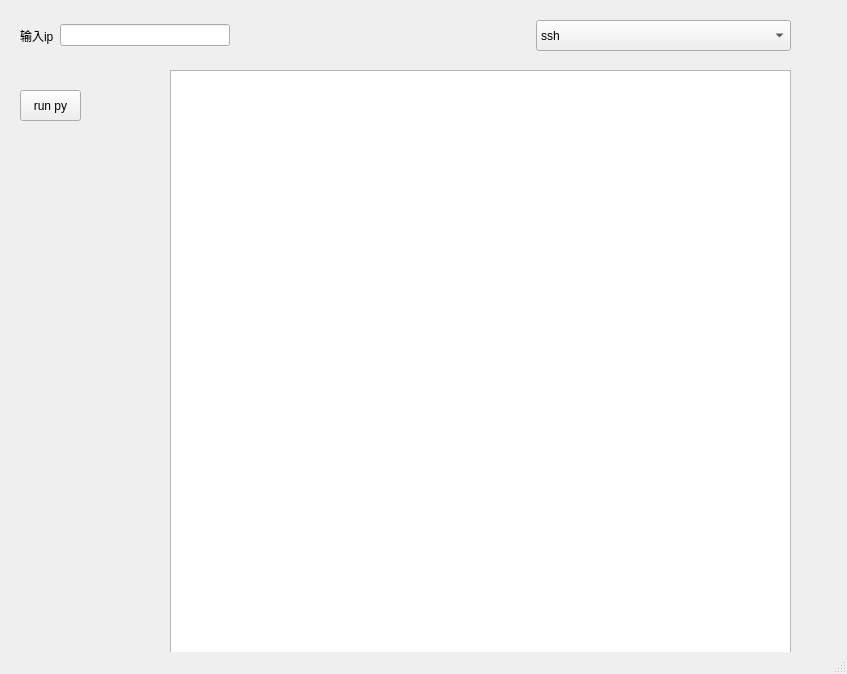
<?xml version="1.0" encoding="UTF-8"?>
<ui version="4.0">
 <class>MainWindow</class>
 <widget class="QMainWindow" name="MainWindow">
  <property name="geometry">
   <rect>
    <x>0</x>
    <y>0</y>
    <width>847</width>
    <height>674</height>
   </rect>
  </property>
  <property name="sizePolicy">
   <sizepolicy hsizetype="Preferred" vsizetype="Preferred">
    <horstretch>0</horstretch>
    <verstretch>0</verstretch>
   </sizepolicy>
  </property>
  <property name="windowTitle">
   <string>MainWindow</string>
  </property>
  <widget class="QWidget" name="centralwidget">
   <widget class="QTextBrowser" name="textOutput">
    <property name="geometry">
     <rect>
      <x>170</x>
      <y>70</y>
      <width>621</width>
      <height>591</height>
     </rect>
    </property>
    <property name="html">
     <string>&lt;!DOCTYPE HTML PUBLIC &quot;-//W3C//DTD HTML 4.0//EN&quot; &quot;http://www.w3.org/TR/REC-html40/strict.dtd&quot;&gt;
&lt;html&gt;&lt;head&gt;&lt;meta name=&quot;qrichtext&quot; content=&quot;1&quot; /&gt;&lt;meta charset=&quot;utf-8&quot; /&gt;&lt;style type=&quot;text/css&quot;&gt;
p, li { white-space: pre-wrap; }
hr { height: 1px; border-width: 0; }
li.unchecked::marker { content: &quot;\2610&quot;; }
li.checked::marker { content: &quot;\2612&quot;; }
&lt;/style&gt;&lt;/head&gt;&lt;body style=&quot; font-family:'Microsoft YaHei UI'; font-size:9pt; font-weight:400; font-style:normal;&quot;&gt;
&lt;p style=&quot;-qt-paragraph-type:empty; margin-top:0px; margin-bottom:0px; margin-left:0px; margin-right:0px; -qt-block-indent:0; text-indent:0px;&quot;&gt;&lt;br /&gt;&lt;/p&gt;&lt;/body&gt;&lt;/html&gt;</string>
    </property>
   </widget>
   <widget class="QWidget" name="horizontalLayoutWidget">
    <property name="geometry">
     <rect>
      <x>20</x>
      <y>20</y>
      <width>771</width>
      <height>31</height>
     </rect>
    </property>
    <layout class="QHBoxLayout" name="horizontalLayout">
     <item>
      <widget class="QLabel" name="label">
       <property name="text">
        <string>输入ip</string>
       </property>
      </widget>
     </item>
     <item>
      <widget class="QLineEdit" name="lineEdit">
       <property name="enabled">
        <bool>true</bool>
       </property>
       <property name="sizePolicy">
        <sizepolicy hsizetype="Preferred" vsizetype="Fixed">
         <horstretch>2</horstretch>
         <verstretch>0</verstretch>
        </sizepolicy>
       </property>
      </widget>
     </item>
     <item>
      <spacer name="horizontalSpacer">
       <property name="orientation">
        <enum>Qt::Orientation::Horizontal</enum>
       </property>
       <property name="sizeType">
        <enum>QSizePolicy::Policy::Expanding</enum>
       </property>
       <property name="sizeHint" stdset="0">
        <size>
         <width>300</width>
         <height>58</height>
        </size>
       </property>
      </spacer>
     </item>
     <item>
      <widget class="QComboBox" name="comboBox">
       <property name="sizePolicy">
        <sizepolicy hsizetype="Preferred" vsizetype="Minimum">
         <horstretch>3</horstretch>
         <verstretch>0</verstretch>
        </sizepolicy>
       </property>
       <item>
        <property name="text">
         <string>ssh</string>
        </property>
       </item>
       <item>
        <property name="text">
         <string>功能1</string>
        </property>
       </item>
       <item>
        <property name="text">
         <string>功能2</string>
        </property>
       </item>
       <item>
        <property name="text">
         <string>功能3</string>
        </property>
       </item>
      </widget>
     </item>
    </layout>
   </widget>
   <widget class="QPushButton" name="runpy_pushButton">
    <property name="geometry">
     <rect>
      <x>20</x>
      <y>90</y>
      <width>61</width>
      <height>31</height>
     </rect>
    </property>
    <property name="text">
     <string>run py</string>
    </property>
   </widget>
  </widget>
  <widget class="QMenuBar" name="menubar">
   <property name="geometry">
    <rect>
     <x>0</x>
     <y>0</y>
     <width>847</width>
     <height>21</height>
    </rect>
   </property>
  </widget>
  <widget class="QStatusBar" name="statusbar"/>
 </widget>
 <resources/>
 <connections/>
</ui>
